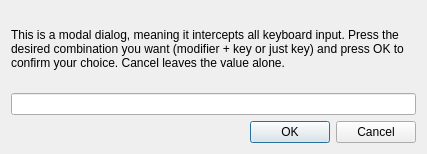
<?xml version="1.0" encoding="UTF-8"?>
<ui version="4.0">
 <class>KeySequenceDialog</class>
 <widget class="QDialog" name="KeySequenceDialog">
  <property name="geometry">
   <rect>
    <x>0</x>
    <y>0</y>
    <width>427</width>
    <height>154</height>
   </rect>
  </property>
  <property name="windowTitle">
   <string>Change a key sequence</string>
  </property>
  <property name="sizeGripEnabled">
   <bool>false</bool>
  </property>
  <property name="modal">
   <bool>true</bool>
  </property>
  <layout class="QVBoxLayout" name="verticalLayout">
   <item>
    <widget class="QLabel" name="label">
     <property name="text">
      <string>This is a modal dialog, meaning it intercepts all keyboard input. Press the desired combination you want (modifier + key or just key) and press OK to confirm your choice. Cancel leaves the value alone.</string>
     </property>
     <property name="wordWrap">
      <bool>true</bool>
     </property>
    </widget>
   </item>
   <item>
    <widget class="QLineEdit" name="keyCombination">
     <property name="focusPolicy">
      <enum>Qt::NoFocus</enum>
     </property>
     <property name="readOnly">
      <bool>true</bool>
     </property>
    </widget>
   </item>
   <item>
    <widget class="QDialogButtonBox" name="buttonBox">
     <property name="orientation">
      <enum>Qt::Horizontal</enum>
     </property>
     <property name="standardButtons">
      <set>QDialogButtonBox::Cancel|QDialogButtonBox::Ok</set>
     </property>
    </widget>
   </item>
  </layout>
 </widget>
 <resources/>
 <connections>
  <connection>
   <sender>buttonBox</sender>
   <signal>accepted()</signal>
   <receiver>KeySequenceDialog</receiver>
   <slot>accept()</slot>
   <hints>
    <hint type="sourcelabel">
     <x>248</x>
     <y>254</y>
    </hint>
    <hint type="destinationlabel">
     <x>157</x>
     <y>274</y>
    </hint>
   </hints>
  </connection>
  <connection>
   <sender>buttonBox</sender>
   <signal>rejected()</signal>
   <receiver>KeySequenceDialog</receiver>
   <slot>reject()</slot>
   <hints>
    <hint type="sourcelabel">
     <x>316</x>
     <y>260</y>
    </hint>
    <hint type="destinationlabel">
     <x>286</x>
     <y>274</y>
    </hint>
   </hints>
  </connection>
 </connections>
</ui>
